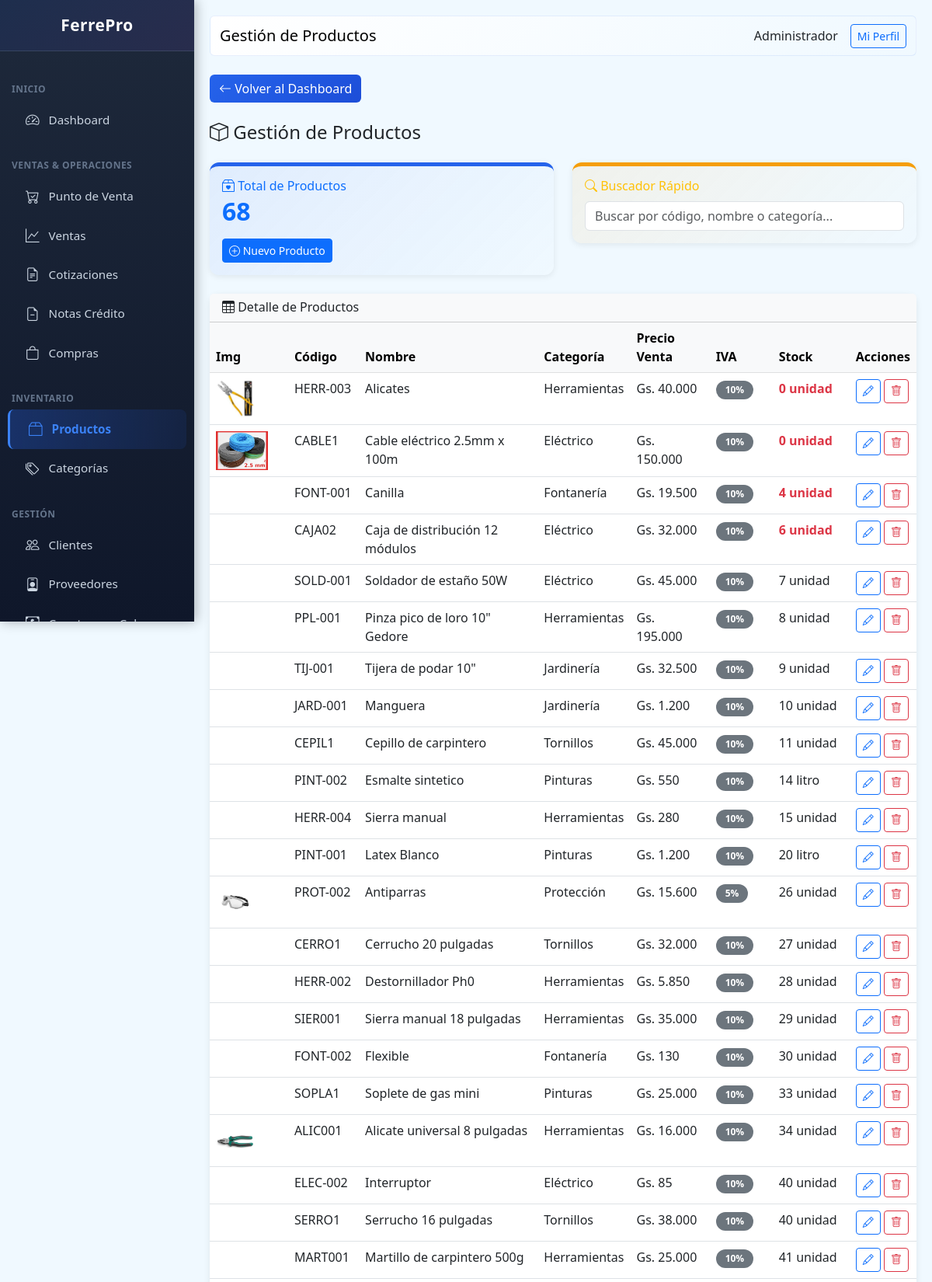
Screenshot of /public/index.php?page=products&sort=stock (signed in, upper part) with the database file from the repository.
### tables this page shows
CREATE TABLE users (
                id INTEGER PRIMARY KEY AUTOINCREMENT,
                name TEXT NOT NULL,
                email TEXT UNIQUE,
                password TEXT NOT NULL,
                role TEXT DEFAULT 'vendedor',
                active INTEGER DEFAULT 1,
                created_at DATETIME DEFAULT CURRENT_TIMESTAMP
            , last_login DATETIME, last_password_change DATETIME, failed_login_attempts INTEGER DEFAULT 0, locked_until DATETIME, two_fa_enabled INTEGER DEFAULT 0, two_fa_secret TEXT, branch_id INTEGER DEFAULT 1, pos_terminal_id INTEGER DEFAULT 1);

CREATE TABLE products (
                id INTEGER PRIMARY KEY AUTOINCREMENT,
                code TEXT UNIQUE,
                barcode TEXT,
                name TEXT NOT NULL,
                description TEXT,
                category_id INTEGER,
                provider_id INTEGER,
                unit TEXT DEFAULT 'unidad',
                cost_price REAL DEFAULT 0,
                sale_price REAL DEFAULT 0,
                wholesale_price REAL DEFAULT 0,
                stock INTEGER DEFAULT 0,
                min_stock INTEGER DEFAULT 5,
                location TEXT,
                active INTEGER DEFAULT 1,
                created_at DATETIME DEFAULT CURRENT_TIMESTAMP, iva INTEGER DEFAULT 10, image TEXT,
                FOREIGN KEY (category_id) REFERENCES categories(id),
                FOREIGN KEY (provider_id) REFERENCES providers(id)
            );

CREATE TABLE categories (
                id INTEGER PRIMARY KEY AUTOINCREMENT,
                name TEXT NOT NULL,
                description TEXT,
                parent_id INTEGER,
                active INTEGER DEFAULT 1,
                created_at DATETIME DEFAULT CURRENT_TIMESTAMP
            );

### class/Database.php (called while the page is built, shortened)
<?php
class Database extends PDO {
    private static $instance = null;
    public static function getInstance() {
        if (self::$instance === null) {
            self::$instance = new self();
        }
        return self::$instance;
    }
 }

### class/Format.php (called while the page is built, shortened)
<?php
class Format {
    public static function money($amount) {
        $amount = floatval($amount);
        return 'Gs. ' . number_format($amount, 0, ',', '.');
    }
}

### views/products/index.php (the view, shortened to what this page needs)
<?php
$pageTitle = 'Gestión de Productos';
$sort = $_GET['sort'] ?? 'name';
$orderBy = $sort === 'stock' ? 'p.stock ASC, p.min_stock DESC' : 'p.name';
$products = db()->query("SELECT p.*, c.name as category_name FROM products p LEFT JOIN categories c ON p.category_id = c.id WHERE p.active = 1 ORDER BY $orderBy")->fetchAll(PDO::FETCH_ASSOC);
$rows_html = '';
foreach ($products as $p) {
    $stockClass = $p['stock'] <= $p['min_stock'] ? 'text-danger fw-bold' : '';
    $iva_label = $p['iva'] == 0 ? 'Exento' : $p['iva'] . '%';
    $imgHtml = !empty($p['image']) ? '<img src="' . BASE_URL . '/' . htmlspecialchars($p['image']) . '" style="max-height: 50px;">' : '';
    $rows_html .= '<tr>
        <td>' . $imgHtml . '</td>
        <td>' . htmlspecialchars($p['code']) . '</td>
        <td>' . htmlspecialchars($p['name']) . '</td>
        <td>' . ($p['category_name'] ?? '-') . '</td>
        <td>' . Format::money($p['sale_price']) . '</td>
        <td><span class="badge bg-secondary">' . $iva_label . '</span></td>
        <td class="' . $stockClass . '">' . $p['stock'] . ' ' . $p['unit'] . '</td>
        <td>
            <a href="?page=products&action=edit&id=' . $p['id'] . '" class="btn btn-sm btn-outline-primary"><i class="bi bi-pencil"></i></a>
            <a href="?page=products&action=delete&id=' . $p['id'] . '" class="btn btn-sm btn-outline-danger" onclick="return confirm(\'Confirmar?\')"><i class="bi bi-trash"></i></a>
        </td>
    </tr>';
}
$content = '
<div class="mb-4">
    <a href="?page=dashboard" class="btn btn-nav-back me-2"><i class="bi bi-arrow-left"></i> Volver al Dashboard</a>
</div>
<h4 class="mb-4"><i class="bi bi-box"></i> Gestión de Productos</h4>
<div class="row mb-4">
    <div class="col-md-6">
        <div class="card" style="border-top: 5px solid var(--primary); background: linear-gradient(135deg, rgba(37, 99, 235, 0.08), transparent);">
            <div class="card-body">
                <h6 class="text-primary mb-1"><i class="bi bi-box2-heart"></i> Total de Productos</h6>
                <h3 class="mb-0 text-primary" style="font-size: 2rem; font-weight: 700;">' . count($products) . '</h3>
                <a href="?page=products&action=new" class="btn btn-sm btn-primary mt-3"><i class="bi bi-plus-circle"></i> Nuevo Producto</a>
            </div>
        </div>
    </div>
    <div class="col-md-6">
        <div class="card" style="border-top: 5px solid var(--warning); background: linear-gradient(135deg, rgba(245, 158, 11, 0.08), transparent);">
            <div class="card-body">
                <h6 class="text-warning mb-1"><i class="bi bi-search"></i> Buscador Rápido</h6>
                <input type="text" id="search" class="form-control" placeholder="Buscar por código, nombre o categoría..." style="margin-top: 10px;">
            </div>
        </div>
    </div>
</div>
<div class="card">
    <div class="card-header bg-light">
        <h6 class="mb-0"><i class="bi bi-table"></i> Detalle de Productos</h6>
    </div>
    <div class="card-body p-0">
        <div class="table-responsive">
            <table class="table table-hover mb-0" id="tabla">
                <thead class="table-light">
                    <tr>
                        <th>Img</th>
                        <th>Código</th>
                        <th>Nombre</th>
                        <th>Categoría</th>
                        <th>Precio Venta</th>
                        <th>IVA</th>
                        <th>Stock</th>
                        <th>Acciones</th>
                    </tr>
                </thead>
                <tbody>
                    ' . $rows_html . '
                </tbody>
            </table>
        </div>
    </div>
</div>
<script>
document.getElementById("search").addEventListener("keyup", function() {
    var filter = this.value.toLowerCase();
    document.querySelectorAll("#tabla tbody tr").forEach(function(row) {
        row.style.display = row.textContent.toLowerCase().includes(filter) ? "" : "none";
    });
});
</script>';

### views/layouts/main.php (shortened to what this page needs)
<!DOCTYPE html>
<html lang="es">
<head>
    <link rel="stylesheet" href="https://cdn.jsdelivr.net/npm/bootstrap@5.3.0/dist/css/bootstrap.min.css">
    <link rel="stylesheet" href="https://cdn.jsdelivr.net/npm/bootstrap-icons@1.10.0/font/bootstrap-icons.css">
</head>
<body>
    <div class="sidebar">
        <div class="logo-section">
            <h5><i class="bi bi-hammer-wrench"></i> FerrePro</h5>
        </div>
        <nav class="nav flex-column">
            <div class="nav-section">Inicio</div>
            <a class="nav-link" href="?page=dashboard"><i class="bi bi-speedometer2"></i> Dashboard</a>
            <div class="nav-section">Ventas & Operaciones</div>
            <a class="nav-link" href="?page=pos"><i class="bi bi-cart-check"></i> Punto de Venta</a>
            <a class="nav-link" href="?page=sales"><i class="bi bi-graph-up"></i> Ventas</a>
            <a class="nav-link" href="?page=quotes"><i class="bi bi-file-earmark-text"></i> Cotizaciones</a>
            <a class="nav-link" href="?page=credit_notes"><i class="bi bi-file-earmark-minus"></i> Notas Crédito</a>
            <a class="nav-link" href="?page=purchases"><i class="bi bi-bag"></i> Compras</a>
            <div class="nav-section">Inventario</div>
            <a class="nav-link" href="?page=products"><i class="bi bi-box2"></i> Productos</a>
            <a class="nav-link" href="?page=categories"><i class="bi bi-tags"></i> Categorías</a>
            <div class="nav-section">Gestión</div>
            <a class="nav-link" href="?page=clients"><i class="bi bi-people"></i> Clientes</a>
            <a class="nav-link" href="?page=providers"><i class="bi bi-person-badge"></i> Proveedores</a>
            <a class="nav-link" href="?page=receivable"><i class="bi bi-cash-coin"></i> Cuentas por Cobrar</a>
        </nav>
    </div>
    <div class="main-content">
        <nav class="navbar navbar-expand-lg mb-4 rounded">
            <div class="container-fluid">
                <span class="navbar-brand mb-0 h1"><?= $pageTitle ?? 'FerrePro' ?></span>
                <div class="d-flex align-items-center gap-3">
                    <span><?= user()['name'] ?? '' ?></span>
                    <a href="?page=profile" class="btn btn-sm btn-outline-primary">Mi Perfil</a>
                </div>
            </div>
        </nav>
        <?= $content ?? '' ?>
    </div>
</body>
</html>

### views/layouts/main.php (style rules this page uses)
:root { --primary: #2563eb; --success: #10b981; --danger: #ef4444; --warning: #f59e0b; --info: #06b6d4; --secondary: #8b5cf6; --dark: #1e293b; }
body { font-family: 'Segoe UI', sans-serif; background: #f0f9ff; }
.sidebar { width: 250px; background: linear-gradient(180deg, #1e293b 0%, #0f172a 100%); height: 100vh; position: fixed; top: 0; left: 0; overflow-y: auto; box-shadow: 2px 0 15px rgba(0,0,0,0.3); z-index: 1000; }
.sidebar .logo-section { padding: 20px; text-align: center; border-bottom: 1px solid rgba(148, 163, 184, 0.2); background: linear-gradient(135deg, rgba(37, 99, 235, 0.1) 0%, rgba(139, 92, 246, 0.1) 100%); }
.sidebar .logo-section h5 { color: white; margin: 0; font-weight: 700; font-size: 1.3rem; letter-spacing: 0.5px; }
.sidebar nav { padding: 15px 0; }
.sidebar .nav-link { color: #cbd5e1; padding: 12px 20px; border-left: 3px solid transparent; display: flex; align-items: center; gap: 12px; transition: all 0.3s ease; margin: 0 10px; border-radius: 8px; font-size: 0.95rem; }
.sidebar .nav-link i { font-size: 1.1rem; transition: all 0.3s ease; }
.sidebar .nav-link.active { background: linear-gradient(90deg, rgba(37, 99, 235, 0.3) 0%, rgba(37, 99, 235, 0.1) 100%); color: #3b82f6; border-left-color: #3b82f6; font-weight: 600; padding-left: 24px; }
.sidebar .nav-link.active i { color: #3b82f6; }
.nav-section { padding: 15px 15px 5px 15px; font-size: 0.75rem; font-weight: 700; text-transform: uppercase; color: #64748b; letter-spacing: 0.5px; margin-top: 10px; }
.main-content { margin-left: 250px; padding: 20px; }
.navbar { background: linear-gradient(135deg, #ffffff 0%, #f0f9ff 100%); border-radius: 10px; border: 1px solid rgba(37, 99, 235, 0.1); }
.card { border: none; border-radius: 12px; box-shadow: 0 2px 8px rgba(0,0,0,0.08); transition: all 0.3s ease; }
.btn-nav-back { background: linear-gradient(135deg, var(--primary), #1d4ed8); color: white; border: none; }
.badge { border-radius: 20px; padding: 6px 12px; font-weight: 600; }

### rows the page displays
users: name "Administrador"
products: image (picture), code "HERR-003", name "Alicates", category.name "Herramientas", sale_price "Gs. 40.000", iva "10%", stock "0", unit "unidad"
products: image (picture), code "CABLE1", name "Cable eléctrico 2.5mm x 100m", category.name "Eléctrico", sale_price "Gs. 150.000", iva "10%", stock "0", unit "unidad"
products: code "FONT-001", name "Canilla", category.name "Fontanería", sale_price "Gs. 19.500", iva "10%", stock "4", unit "unidad"
products: code "CAJA02", name "Caja de distribución 12 módulos", category.name "Eléctrico", sale_price "Gs. 32.000", iva "10%", stock "6", unit "unidad"
products: code "SOLD-001", name "Soldador de estaño 50W", category.name "Eléctrico", sale_price "Gs. 45.000", iva "10%", stock "7", unit "unidad"
products: code "PPL-001", name "Pinza pico de loro 10\" Gedore", category.name "Herramientas", sale_price "Gs. 195.000", iva "10%", stock "8", unit "unidad"
products: code "TIJ-001", name "Tijera de podar 10\"", category.name "Jardinería", sale_price "Gs. 32.500", iva "10%", stock "9", unit "unidad"
products: code "JARD-001", name "Manguera", category.name "Jardinería", sale_price "Gs. 1.200", iva "10%", stock "10", unit "unidad"
products: code "CEPIL1", name "Cepillo de carpintero", category.name "Tornillos", sale_price "Gs. 45.000", iva "10%", stock "11", unit "unidad"
products: code "PINT-002", name "Esmalte sintetico", category.name "Pinturas", sale_price "Gs. 550", iva "10%", stock "14", unit "litro"
products: code "HERR-004", name "Sierra manual", category.name "Herramientas", sale_price "Gs. 280", iva "10%", stock "15", unit "unidad"
products: code "PINT-001", name "Latex Blanco", category.name "Pinturas", sale_price "Gs. 1.200", iva "10%", stock "20", unit "litro"
products: image (picture), code "PROT-002", name "Antiparras", category.name "Protección", sale_price "Gs. 15.600", iva "5%", stock "26", unit "unidad"
products: code "CERRO1", name "Cerrucho 20 pulgadas", category.name "Tornillos", sale_price "Gs. 32.000", iva "10%", stock "27", unit "unidad"
products: code "HERR-002", name "Destornillador Ph0", category.name "Herramientas", sale_price "Gs. 5.850", iva "10%", stock "28", unit "unidad"
products: code "SIER001", name "Sierra manual 18 pulgadas", category.name "Herramientas", sale_price "Gs. 35.000", iva "10%", stock "29", unit "unidad"
products: code "FONT-002", name "Flexible", category.name "Fontanería", sale_price "Gs. 130", iva "10%", stock "30", unit "unidad"
products: code "SOPLA1", name "Soplete de gas mini", category.name "Pinturas", sale_price "Gs. 25.000", iva "10%", stock "33", unit "unidad"
products: image (picture), code "ALIC001", name "Alicate universal 8 pulgadas", category.name "Herramientas", sale_price "Gs. 16.000", iva "10%", stock "34", unit "unidad"
products: code "ELEC-002", name "Interruptor", category.name "Eléctrico", sale_price "Gs. 85", iva "10%", stock "40", unit "unidad"
products: code "SERRO1", name "Serrucho 16 pulgadas", category.name "Tornillos", sale_price "Gs. 38.000", iva "10%", stock "40", unit "unidad"
products: code "MART001", name "Martillo de carpintero 500g", category.name "Herramientas", sale_price "Gs. 25.000", iva "10%", stock "41", unit "unidad"

### other values shown
$pageTitle "Gestión de Productos"
count($products) "68"
